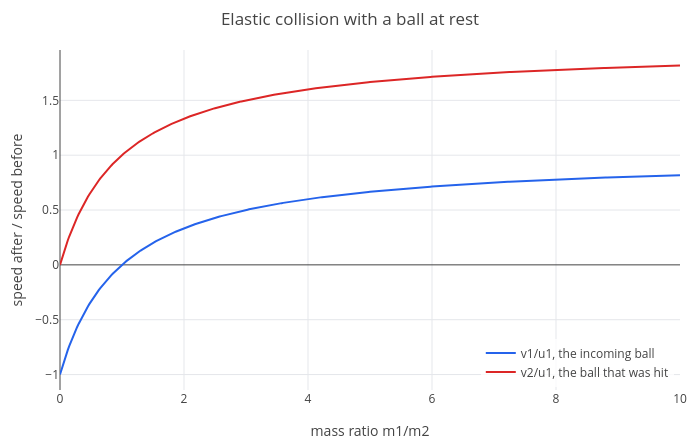

Notebook code for this chart:
### Markdown cell above
The first row is the trivial solution (no collision). The second is the answer: $v_1 = u_1(m_1 - m_2)/(m_1 + m_2)$,
$v_2 = 2m_1u_1/(m_1 + m_2)$. Equal masses swap speeds, which is how Newton's cradle works. A light ball bounces off a
heavy one, and a heavy ball barely slows when it hits a light one:

### Code cell
p = plot((x - 1)/(x + 1), x, 0, 10);
p = show(p, plot(2*x/(x + 1), x, 0, 10));
p = legend(p, "v1/u1, the incoming ball", "v2/u1, the ball that was hit");
labels(title(p, "Elastic collision with a ball at rest"), "mass ratio m1/m2", "speed after / speed before")

### Figure 1 — Plotly figure (JSON) as saved in the notebook; plotly's stock layout.template omitted (floating-point values rounded to 4 significant figures; data arrays with more than 128 entries replaced by an {"elided": "..."} marker saying what was removed)
{"data": [{"line": {"color": "#2563eb", "width": 2}, "mode": "lines", "name": "v1/u1, the incoming ball", "type": "scatter", "x": {"elided": "402 float values"}, "y": {"elided": "402 float values"}}, {"line": {"color": "#dc2626", "width": 2}, "mode": "lines", "name": "v2/u1, the ball that was hit", "type": "scatter", "x": {"elided": "402 float values"}, "y": {"elided": "402 float values"}}], "layout": {"height": 440, "legend": {"bgcolor": "rgba(255,255,255,0.8)", "x": 0.99, "xanchor": "right", "y": 0.01, "yanchor": "bottom"}, "margin": {"b": 50, "l": 60, "r": 20, "t": 50}, "showlegend": true, "title": {"text": "Elastic collision with a ball at rest"}, "width": 700, "xaxis": {"title": {"text": "mass ratio m1/m2"}, "zeroline": true}, "yaxis": {"range": [-1.141, 1.959], "title": {"text": "speed after / speed before"}, "zeroline": true}}}
